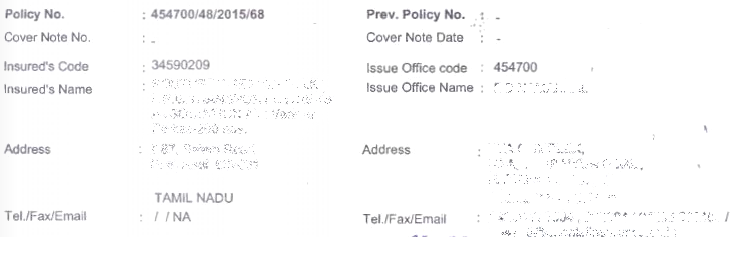
#> input picture OpenCV_Python_Tutorials/Working_with_Images/Feature_Detection_and_Description/template.png, 746 x 256 px
$ python 05_Document_Field_Detection_using_Template_Matching.py
#> lines starting #> are read from the running program, lines starting #| are printed output that depends on the picture
import numpy as np
import cv2
import imutils

field_threshold = {"prev_policy_no": 0.7,
                   "address": 0.6,
                   }


# Function to Generate bounding
# boxes around detected fields
def getBoxed(img, img_gray, template, field_name):
    w, h = template.shape[::-1]

    # Apply template matching
    res = cv2.matchTemplate(img_gray, template,
                            cv2.TM_CCOEFF_NORMED)

    hits = np.where(res >= field_threshold[field_name])

    # Draw a rectangle around the matched region.
    for pt in zip(*hits[::-1]):
        cv2.rectangle(img, pt, (pt[0] + w, pt[1] + h),
                      (0, 255, 255), 2)

        y = pt[1] - 10 if pt[1] - 10 > 10 else pt[1] + h + 20

        cv2.putText(img, field_name, (pt[0], y),
                    cv2.FONT_HERSHEY_SIMPLEX, 0.8, (0, 0, 255), 1)

    return img


# Driver Function
if __name__ == '__main__':
    # Read the original document image
    img = cv2.imread('template.png')
#> img is the input picture: shape (256, 746, 3); mean B, G, R 251.2, 250.9, 251

    # 3-d to 2-d conversion
    img_gray = cv2.cvtColor(img, cv2.COLOR_BGR2GRAY)

    # Field templates
    template_add = cv2.imread('doc_address.png', 0)
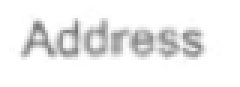
#> input picture OpenCV_Python_Tutorials/Working_with_Images/Feature_Detection_and_Description/doc_address.png, 80 x 29 px (shown 3 times larger)
#> template_add is the input picture: shape (29, 80); min 116, max 255, mean 239
    template_prev = cv2.imread('doc_prev_policy.png', 0)
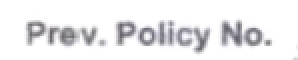
#> input picture OpenCV_Python_Tutorials/Working_with_Images/Feature_Detection_and_Description/doc_prev_policy.png, 149 x 30 px (shown 2 times larger)
#> template_prev: shape (30, 149); min 98, max 255, mean 236.2

    img = getBoxed(img.copy(), img_gray.copy(),
                   template_add, 'address')
#> in getBoxed, `res = cv2.matchTemplate(img_gray, template, cv2.TM_CCOEFF_NORMED)`:
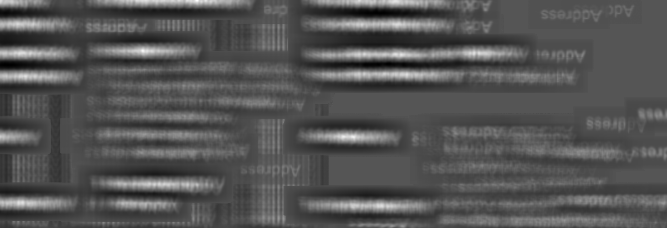
#> res: shape (228, 667) float32; min -0.342, max 0.676, mean -0.00338; drawn with min black and max white
#> in getBoxed, `hits = np.where(res >= field_threshold[field_name])`: hits = 11 positions, rows 0 to 137, columns 142 to 353
#> the loop in getBoxed, `for pt in zip(*hits[::-1]):` made 11 passes
#> (pt, y) on passes 1 to 11: ((195, 0), 49), ((196, 0), 49), ((197, 0), 49), ((196, 1), 50), ((197, 1), 50), ((142, 50), 40), ((143, 50), 40), ((142, 51), 41), ((143, 51), 41), ((353, 136), 126), ((353, 137), 127)
#> after the loop in getBoxed, `for pt in zip(*hits[::-1]):`:
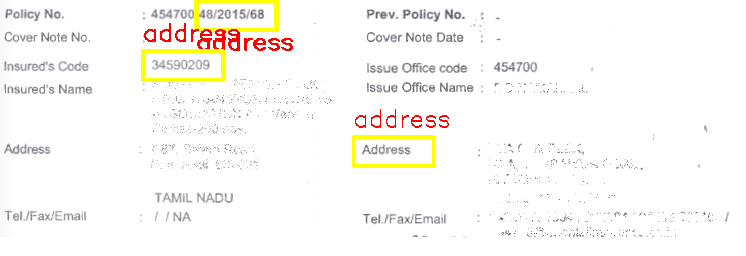
#> img: shape (256, 746, 3); mean of channels 0, 1, 2 246, 249, 251; drawn as B, G, R

    img = getBoxed(img.copy(), img_gray.copy(),
                   template_prev, 'prev_policy_no')
#> call 2 of getBoxed, with field_name = 'prev_policy_no'
#> in getBoxed (call 2), `res = cv2.matchTemplate(img_gray, template, cv2.TM_CCOEFF_NORMED)`:
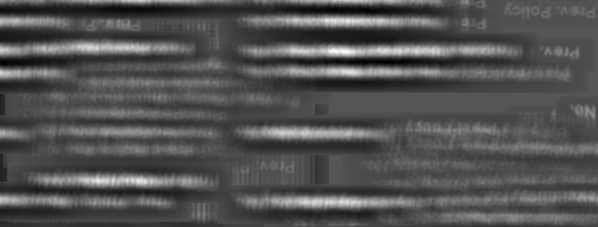
#> res: shape (227, 598) float32; min -0.252, max 0.502, mean -0.00934; drawn with min black and max white
#> in getBoxed (call 2), `hits = np.where(res >= field_threshold[field_name])`: hits = (empty array, empty array)

    cv2.imshow('Detected', img)

cv2.waitKey(0)
cv2.destroyAllWindows()
